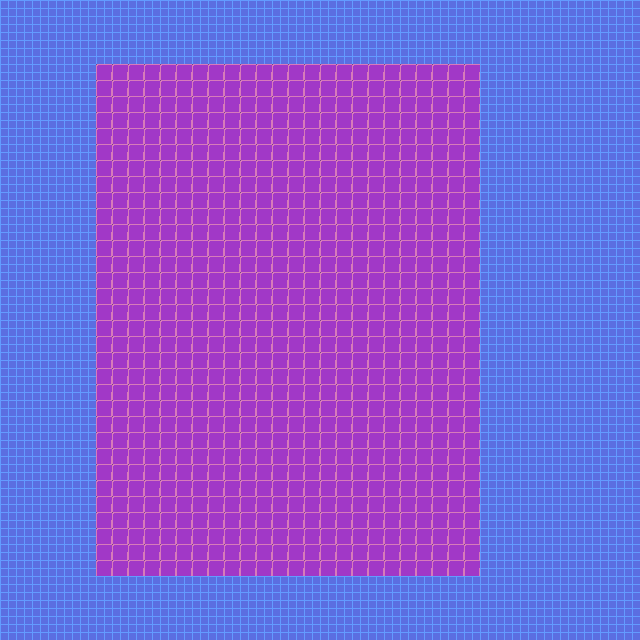

This is a level from a 2D game, rendered from its Tiled map with the project's own tilesets. A one-line summary and the complete map file follow:
An orthogonal 40x40 tile map with 16x16 px tiles, 1 tile layer (Tile Layer 1).

<map version="1.2" tiledversion="1.3.2" orientation="orthogonal" renderorder="right-down" compressionlevel="-1" width="40" height="40" tilewidth="16" tileheight="16" infinite="0" nextlayerid="2" nextobjectid="1">
 <tileset firstgid="1" source="tilesets/Tileset 1.tsx" />
 <layer id="1" name="Tile Layer 1" width="40" height="40">
  <data encoding="csv">
3,3,3,3,3,3,3,3,3,3,3,3,3,3,3,3,3,3,3,3,3,3,3,3,3,3,3,3,3,3,3,3,3,3,3,3,3,3,3,3,
3,3,3,3,3,3,3,3,3,3,3,3,3,3,3,3,3,3,3,3,3,3,3,3,3,3,3,3,3,3,3,3,3,3,3,3,3,3,3,3,
3,3,3,3,3,3,3,3,3,3,3,3,3,3,3,3,3,3,3,3,3,3,3,3,3,3,3,3,3,3,3,3,3,3,3,3,3,3,3,3,
3,3,3,3,3,3,3,3,3,3,3,3,3,3,3,3,3,3,3,3,3,3,3,3,3,3,3,3,3,3,3,3,3,3,3,3,3,3,3,3,
3,3,3,3,3,3,1,1,1,1,1,1,1,1,1,1,1,1,1,1,1,1,1,1,1,1,1,1,1,1,3,3,3,3,3,3,3,3,3,3,
3,3,3,3,3,3,1,1,1,1,1,1,1,1,1,1,1,1,1,1,1,1,1,1,1,1,1,1,1,1,3,3,3,3,3,3,3,3,3,3,
3,3,3,3,3,3,1,1,1,1,1,1,1,1,1,1,1,1,1,1,1,1,1,1,1,1,1,1,1,1,3,3,3,3,3,3,3,3,3,3,
3,3,3,3,3,3,1,1,1,1,1,1,1,1,1,1,1,1,1,1,1,1,1,1,1,1,1,1,1,1,3,3,3,3,3,3,3,3,3,3,
3,3,3,3,3,3,1,1,1,1,1,1,1,1,1,1,1,1,1,1,1,1,1,1,1,1,1,1,1,1,3,3,3,3,3,3,3,3,3,3,
3,3,3,3,3,3,1,1,1,1,1,1,1,1,1,1,1,1,1,1,1,1,1,1,1,1,1,1,1,1,3,3,3,3,3,3,3,3,3,3,
3,3,3,3,3,3,1,1,1,1,1,1,1,1,1,1,1,1,1,1,1,1,1,1,1,1,1,1,1,1,3,3,3,3,3,3,3,3,3,3,
3,3,3,3,3,3,1,1,1,1,1,1,1,1,1,1,1,1,1,1,1,1,1,1,1,1,1,1,1,1,3,3,3,3,3,3,3,3,3,3,
3,3,3,3,3,3,1,1,1,1,1,1,1,1,1,1,1,1,1,1,1,1,1,1,1,1,1,1,1,1,3,3,3,3,3,3,3,3,3,3,
3,3,3,3,3,3,1,1,1,1,1,1,1,1,1,1,1,1,1,1,1,1,1,1,1,1,1,1,1,1,3,3,3,3,3,3,3,3,3,3,
3,3,3,3,3,3,1,1,1,1,1,1,1,1,1,1,1,1,1,1,1,1,1,1,1,1,1,1,1,1,3,3,3,3,3,3,3,3,3,3,
3,3,3,3,3,3,1,1,1,1,1,1,1,1,1,1,1,1,1,1,1,1,1,1,1,1,1,1,1,1,3,3,3,3,3,3,3,3,3,3,
3,3,3,3,3,3,1,1,1,1,1,1,1,1,1,1,1,1,1,1,1,1,1,1,1,1,1,1,1,1,3,3,3,3,3,3,3,3,3,3,
3,3,3,3,3,3,1,1,1,1,1,1,1,1,1,1,1,1,1,1,1,1,1,1,1,1,1,1,1,1,3,3,3,3,3,3,3,3,3,3,
3,3,3,3,3,3,1,1,1,1,1,1,1,1,1,1,1,1,1,1,1,1,1,1,1,1,1,1,1,1,3,3,3,3,3,3,3,3,3,3,
3,3,3,3,3,3,1,1,1,1,1,1,1,1,1,1,1,1,1,1,1,1,1,1,1,1,1,1,1,1,3,3,3,3,3,3,3,3,3,3,
3,3,3,3,3,3,1,1,1,1,1,1,1,1,1,1,1,1,1,1,1,1,1,1,1,1,1,1,1,1,3,3,3,3,3,3,3,3,3,3,
3,3,3,3,3,3,1,1,1,1,1,1,1,1,1,1,1,1,1,1,1,1,1,1,1,1,1,1,1,1,3,3,3,3,3,3,3,3,3,3,
3,3,3,3,3,3,1,1,1,1,1,1,1,1,1,1,1,1,1,1,1,1,1,1,1,1,1,1,1,1,3,3,3,3,3,3,3,3,3,3,
3,3,3,3,3,3,1,1,1,1,1,1,1,1,1,1,1,1,1,1,1,1,1,1,1,1,1,1,1,1,3,3,3,3,3,3,3,3,3,3,
3,3,3,3,3,3,1,1,1,1,1,1,1,1,1,1,1,1,1,1,1,1,1,1,1,1,1,1,1,1,3,3,3,3,3,3,3,3,3,3,
3,3,3,3,3,3,1,1,1,1,1,1,1,1,1,1,1,1,1,1,1,1,1,1,1,1,1,1,1,1,3,3,3,3,3,3,3,3,3,3,
3,3,3,3,3,3,1,1,1,1,1,1,1,1,1,1,1,1,1,1,1,1,1,1,1,1,1,1,1,1,3,3,3,3,3,3,3,3,3,3,
3,3,3,3,3,3,1,1,1,1,1,1,1,1,1,1,1,1,1,1,1,1,1,1,1,1,1,1,1,1,3,3,3,3,3,3,3,3,3,3,
3,3,3,3,3,3,1,1,1,1,1,1,1,1,1,1,1,1,1,1,1,1,1,1,1,1,1,1,1,1,3,3,3,3,3,3,3,3,3,3,
3,3,3,3,3,3,1,1,1,1,1,1,1,1,1,1,1,1,1,1,1,1,1,1,1,1,1,1,1,1,3,3,3,3,3,3,3,3,3,3,
3,3,3,3,3,3,1,1,1,1,1,1,1,1,1,1,1,1,1,1,1,1,1,1,1,1,1,1,1,1,3,3,3,3,3,3,3,3,3,3,
3,3,3,3,3,3,1,1,1,1,1,1,1,1,1,1,1,1,1,1,1,1,1,1,1,1,1,1,1,1,3,3,3,3,3,3,3,3,3,3,
3,3,3,3,3,3,1,1,1,1,1,1,1,1,1,1,1,1,1,1,1,1,1,1,1,1,1,1,1,1,3,3,3,3,3,3,3,3,3,3,
3,3,3,3,3,3,1,1,1,1,1,1,1,1,1,1,1,1,1,1,1,1,1,1,1,1,1,1,1,1,3,3,3,3,3,3,3,3,3,3,
3,3,3,3,3,3,1,1,1,1,1,1,1,1,1,1,1,1,1,1,1,1,1,1,1,1,1,1,1,1,3,3,3,3,3,3,3,3,3,3,
3,3,3,3,3,3,1,1,1,1,1,1,1,1,1,1,1,1,1,1,1,1,1,1,1,1,1,1,1,1,3,3,3,3,3,3,3,3,3,3,
3,3,3,3,3,3,3,3,3,3,3,3,3,3,3,3,3,3,3,3,3,3,3,3,3,3,3,3,3,3,3,3,3,3,3,3,3,3,3,3,
3,3,3,3,3,3,3,3,3,3,3,3,3,3,3,3,3,3,3,3,3,3,3,3,3,3,3,3,3,3,3,3,3,3,3,3,3,3,3,3,
3,3,3,3,3,3,3,3,3,3,3,3,3,3,3,3,3,3,3,3,3,3,3,3,3,3,3,3,3,3,3,3,3,3,3,3,3,3,3,3,
3,3,3,3,3,3,3,3,3,3,3,3,3,3,3,3,3,3,3,3,3,3,3,3,3,3,3,3,3,3,3,3,3,3,3,3,3,3,3,3
</data>
 </layer>
</map>
